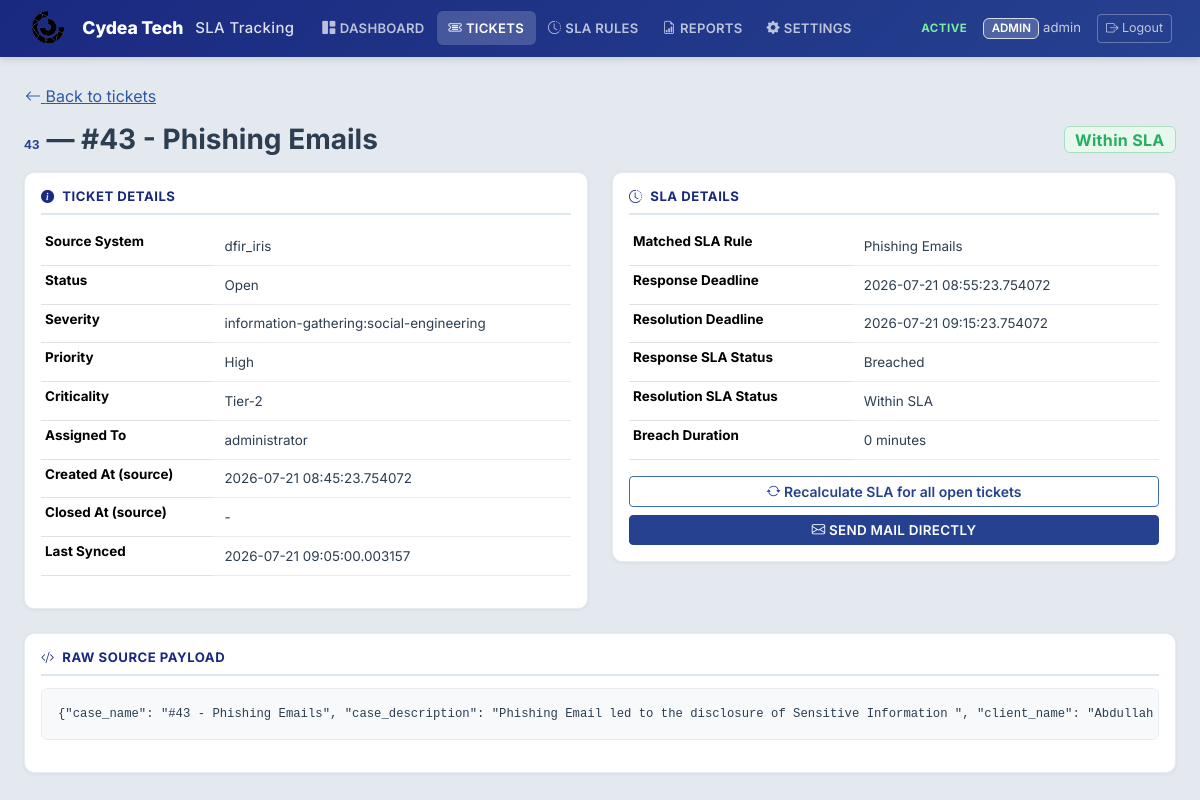
The page /tickets/12 (signed in) on the database its author committed.
### models/user.py (models this page shows, shortened)
class User(UserMixin, db.Model):
    __tablename__ = "users"
    id = db.Column(db.Integer, primary_key=True)
    username = db.Column(db.String(80), unique=True, nullable=False, index=True)
    email = db.Column(db.String(255), unique=True, nullable=True)
    password_hash = db.Column(db.String(255), nullable=False)
    role = db.Column(db.String(20), nullable=False, default=ROLE_VIEWER)
    is_active_user = db.Column(db.Boolean, default=True, nullable=False)
    created_at = db.Column(db.DateTime, default=lambda: datetime.now(timezone.utc))
    reports_generated = db.relationship("Report", backref="generated_by_user", lazy="dynamic")
    def has_permission(self, permission):
        return permission in ROLE_PERMISSIONS.get(self.role, set())
    @property
    def is_active(self):
        return self.is_active_user

### models/ticket.py (models this page shows, shortened)
class Ticket(db.Model):
    __tablename__ = "tickets"
    id = db.Column(db.Integer, primary_key=True)
    client_id = db.Column(
        db.Integer, db.ForeignKey("clients.id"), nullable=True, index=True
    )
    external_id = db.Column(db.String(100), nullable=False, index=True)
    source_system = db.Column(db.String(50), nullable=False, default="dfir_iris", index=True)
    title = db.Column(db.String(500), nullable=True)
    status = db.Column(db.String(100), nullable=True, index=True)
    severity = db.Column(db.String(100), nullable=True, index=True)
    priority = db.Column(db.String(100), nullable=True, index=True)
    criticality = db.Column(db.String(100), nullable=True, index=True)
    assigned_to = db.Column(db.String(200), nullable=True, index=True)
    created_at_source = db.Column(db.DateTime, nullable=True)
    closed_at_source = db.Column(db.DateTime, nullable=True)
    response_deadline = db.Column(db.DateTime, nullable=True)
    resolution_deadline = db.Column(db.DateTime, nullable=True)
    response_sla_status = db.Column(db.String(50), nullable=True)
    resolution_sla_status = db.Column(db.String(50), nullable=True)
    sla_status = db.Column(db.String(50), nullable=True, default=SLA_NO_RULE, index=True)
    breach_duration_minutes = db.Column(db.Integer, nullable=True, default=0)
    sla_rule_id = db.Column(db.Integer, db.ForeignKey("sla_rules.id"), nullable=True)
    paused_at = db.Column(db.DateTime, nullable=True)
    total_paused_minutes = db.Column(db.Integer, nullable=False, default=0)
    near_breach_notified = db.Column(db.Boolean, default=False, nullable=False)
    breach_notified = db.Column(db.Boolean, default=False, nullable=False)
    raw_payload_json = db.Column(db.Text, nullable=True)
    last_synced_at = db.Column(db.DateTime, nullable=True)
    created_at = db.Column(db.DateTime, default=lambda: datetime.now(timezone.utc))
    updated_at = db.Column(
        db.DateTime,
        default=lambda: datetime.now(timezone.utc),
        onupdate=lambda: datetime.now(timezone.utc),
    )
    __table_args__ = (
        db.UniqueConstraint(
            "client_id", "source_system", "external_id",
            name="uq_client_source_external_id",
        ),
    )

### models/sla_rule.py (models this page shows, shortened)
class SLARule(db.Model):
    __tablename__ = "sla_rules"
    id = db.Column(db.Integer, primary_key=True)
    client_id = db.Column(
        db.Integer, db.ForeignKey("clients.id"), nullable=False, index=True
    )
    rule_name = db.Column(db.String(150), nullable=False)
    description = db.Column(db.Text, nullable=True)
    escalation_email = db.Column(db.String(255), nullable=True)
    created_by = db.Column(db.String(100), nullable=True)
    updated_by = db.Column(db.String(100), nullable=True)
    priority = db.Column(db.Integer, nullable=False, default=0)
    conditions = db.relationship(
        "SLARuleCondition",
        backref="sla_rule",
        cascade="all, delete-orphan",
        lazy="joined"
    )
    response_sla_minutes = db.Column(db.Integer, nullable=True)  # optional
    resolution_sla_minutes = db.Column(db.Integer, nullable=False)
    warning_threshold_percent = db.Column(db.Integer, nullable=False, default=80)
    business_hours_only = db.Column(db.Boolean, nullable=False, default=False)
    applies_to_status = db.Column(db.String(300), nullable=True)
    stop_status = db.Column(db.String(300), nullable=True)
    pause_status = db.Column(db.String(300), nullable=True)
    is_active = db.Column(db.Boolean, default=True, nullable=False, index=True)
    created_at = db.Column(db.DateTime, default=lambda: datetime.now(timezone.utc))
    updated_at = db.Column(
        db.DateTime,
        default=lambda: datetime.now(timezone.utc),
        onupdate=lambda: datetime.now(timezone.utc),
    )
    tickets = db.relationship("Ticket", backref="sla_rule", lazy="dynamic")

### routes/ticket_routes.py (the view)
@ticket_bp.route("/tickets/<int:ticket_id>")
@login_required
@permission_required("view_tickets")
def ticket_detail(ticket_id):
    ticket = Ticket.query.get_or_404(ticket_id)
    return render_template("ticket_detail.html", ticket=ticket)

### templates/ticket_detail.html (shortened to what this page needs)
{% extends "base.html" %}
{% block content %}
<a href="{{ url_for('tickets.ticket_list') }}" class="btn btn-link px-0 mb-2"><i class="bi bi-arrow-left"></i> Back to tickets</a>
<div class="d-flex justify-content-between align-items-center mb-3">
    <h3 class="mb-0">
        <code style="color: var(--blue-700);">{{ ticket.external_id }}</code> &mdash; {{ ticket.title }}
    </h3>
    <span class="badge bg-{{ sla_badge_color.get(ticket.sla_status, 'secondary') }} badge-sla fs-6">{{ ticket.sla_status or 'N/A' }}</span>
</div>
<div class="row g-4">
    <div class="col-lg-6">
        <div class="card p-3">
            <h6><i class="bi bi-info-circle-fill me-1"></i> Ticket Details</h6>
            <table class="table table-sm">
                <tr><th>Source System</th><td>{{ ticket.source_system }}</td></tr>
                <tr><th>Status</th><td>{{ ticket.status or '-' }}</td></tr>
                <tr><th>Severity</th><td>{{ severity_display(ticket.severity) }}</td></tr>
                <tr><th>Priority</th><td>{{ ticket.priority or '-' }}</td></tr>
                <tr><th>Criticality</th><td>{{ ticket.criticality or '-' }}</td></tr>
                <tr><th>Assigned To</th><td>{{ ticket.assigned_to or '-' }}</td></tr>
                <tr><th>Created At (source)</th><td>{{ ticket.created_at_source or '-' }}</td></tr>
                <tr><th>Closed At (source)</th><td>{{ ticket.closed_at_source or '-' }}</td></tr>
                <tr><th>Last Synced</th><td>{{ ticket.last_synced_at or '-' }}</td></tr>
            </table>
        </div>
    </div>
    <div class="col-lg-6">
        <div class="card p-3">
            <h6><i class="bi bi-clock-history me-1"></i> SLA Details</h6>
            <table class="table table-sm">
                <tr><th>Matched SLA Rule</th><td>{{ ticket.sla_rule.rule_name if ticket.sla_rule_id and ticket.sla_rule else 'No Matching Rule' }}</td></tr>
                <tr><th>Response Deadline</th><td>{{ ticket.response_deadline or '-' }}</td></tr>
                <tr><th>Resolution Deadline</th><td>{{ ticket.resolution_deadline or '-' }}</td></tr>
                <tr><th>Response SLA Status</th><td>{{ ticket.response_sla_status or '-' }}</td></tr>
                <tr><th>Resolution SLA Status</th><td>{{ ticket.resolution_sla_status or '-' }}</td></tr>
                <tr><th>Breach Duration</th><td>{% if ticket.breach_duration_minutes and ticket.breach_duration_minutes > 0 %}<span class="text-danger fw-bold">{{ ticket.breach_duration_minutes }} minutes</span>{% else %}{{ ticket.breach_duration_minutes or 0 }} minutes{% endif %}</td></tr>
            </table>
            <div class="d-grid gap-2">
                <form method="POST" action="{{ url_for('tickets.trigger_recalculate') }}" class="d-inline">
                    <button class="btn btn-outline-primary btn-sm w-100"><i class="bi bi-arrow-repeat"></i> Recalculate SLA for all open tickets</button>
                </form>
                <form method="POST" action="{{ url_for('tickets.send_mail_directly', ticket_id=ticket.id) }}" class="d-inline">
                    <button class="btn btn-primary btn-sm w-100"><i class="bi bi-envelope"></i> Send Mail Directly</button>
                </form>
            </div>
        </div>
    </div>
</div>
<div class="card p-3 mt-4">
    <h6><i class="bi bi-code-slash me-1"></i> Raw Source Payload</h6>
    <pre class="small p-3 rounded" style="max-height: 300px; overflow:auto;">{{ ticket.raw_payload_json or 'No raw payload stored.' }}</pre>
</div>
{% endblock %}

### templates/base.html (shortened to what this page needs)
<!DOCTYPE html>
<html lang="en">
<head>
    <link href="https://cdn.jsdelivr.net/npm/bootstrap@5.3.3/dist/css/bootstrap.min.css" rel="stylesheet">
    <link href="https://cdn.jsdelivr.net/npm/bootstrap-icons@1.11.3/font/bootstrap-icons.css" rel="stylesheet">
    <link rel="stylesheet" href="https://unpkg.com/leaflet@1.9.4/dist/leaflet.css"/>
    <link href="{{ url_for('static', filename='css/style.css') }}" rel="stylesheet">
</head>
<body>
{% if current_user.is_authenticated %}
<nav class="navbar navbar-expand-lg sticky-top">
    <div class="container-fluid">
        <a class="navbar-brand" href="{{ url_for('dashboard.index') }}">
            <img src="{{ url_for('static', filename='images/image.png') }}" alt="Cydea Tech Logo" style="height: 34px; max-width: 130px; object-fit: contain;" class="me-2">
            <span style="font-weight: 800; letter-spacing: -0.01em;">Cydea Tech</span>
            <span style="font-size: 0.85em; opacity: 0.85; font-weight: 500;" class="ms-1">SLA Tracking</span>
        </a>
        <div class="collapse navbar-collapse" id="navMenu">
            <ul class="navbar-nav me-auto mb-2 mb-lg-0">
                <li class="nav-item">
                    <a class="nav-link {% if request.endpoint == 'dashboard.index' %}active{% endif %}"
                       href="{{ url_for('dashboard.index') }}">
                       <i class="bi bi-grid-1x2-fill me-1"></i>Dashboard</a>
                </li>
                <li class="nav-item">
                    <a class="nav-link {% if request.endpoint and 'tickets.' in request.endpoint %}active{% endif %}"
                       href="{{ url_for('tickets.ticket_list') }}">
                       <i class="bi bi-ticket-detailed me-1"></i>Tickets</a>
                </li>
                {% if current_user.has_permission('manage_sla_rules') %}
                <li class="nav-item">
                    <a class="nav-link {% if request.endpoint and 'sla_rules.' in request.endpoint %}active{% endif %}"
                       href="{{ url_for('sla_rules.rule_list') }}">
                       <i class="bi bi-clock-history me-1"></i>SLA Rules</a>
                </li>
                {% endif %}
                {% if current_user.has_permission('view_reports') %}
                <li class="nav-item">
                    <a class="nav-link {% if request.endpoint and 'reports.' in request.endpoint %}active{% endif %}"
                       href="{{ url_for('reports.report_list') }}">
                       <i class="bi bi-file-earmark-bar-graph me-1"></i>Reports</a>
                </li>
                {% endif %}
                {% if current_user.has_permission('manage_iris_settings') %}
                <li class="nav-item">
                    <a class="nav-link {% if request.endpoint and 'settings.' in request.endpoint %}active{% endif %}"
                       href="{{ url_for('settings.settings_page') }}">
                       <i class="bi bi-gear-fill me-1"></i>Settings</a>
                </li>
                {% endif %}
            </ul>
            <div class="d-flex align-items-center gap-3">
                <span class="status-live"> Active</span>
                <span class="navbar-text">
                    <span class="badge bg-secondary">{{ current_user.role }}</span>
                    {{ current_user.username }}
                </span>
                <a href="{{ url_for('auth.logout') }}" class="btn btn-outline-light btn-sm">
                    <i class="bi bi-box-arrow-right"></i> Logout
                </a>
            </div>
        </div>
    </div>
</nav>
{% endif %}
<div class="container-fluid py-4 px-4">
    {% block content %}{% endblock %}
</div>
</body>
</html>

### static/css/style.css (style rules this page uses)
:root { --blue-900: #0f1a3e; --blue-800: #1a2980; --blue-700: #26418f; --blue-600: #2c5aa0; --blue-500: #3b6eb5; --blue-400: #5a8fd4; --blue-100: #dce6f5; --blue-50: #edf2fa; --bg-page: #e4e9f0; --bg-card: #ffffff; --bg-header: linear-gradient(135deg, #1a2980 0%, #26418f 100%); --text-dark: #2c3e50; --text-medium: #5a6a7e; --text-light: #8899aa; --text-on-blue: #ffffff; --border-color: #d5dde8; --border-light: #e8ecf1; --green: #27ae60; --green-light: #e8f8ef; --red: #e74c3c; --red-light: #fdecea; --amber: #f39c12; --amber-light: #fef9e7; --cyan: #3498db; --shadow-card: 0 1px 4px rgba(0, 0, 0, 0.06), 0 0 1px rgba(0, 0, 0, 0.04); --shadow-hover: 0 4px 12px rgba(0, 0, 0, 0.1); --radius-sm: 6px; --radius-md: 10px; --radius-lg: 14px; --font: 'Inter', -apple-system, 'Segoe UI', Roboto, sans-serif; }
*, *::before, *::after { box-sizing: border-box; }
body { background: var(--bg-page); color: var(--text-dark); font-family: var(--font); font-size: 14px; -webkit-font-smoothing: antialiased; }
h1, h2, h3, h4, h5, h6 { font-weight: 700; color: var(--text-dark); }
.navbar { background: var(--bg-header) !important; border: none; box-shadow: 0 2px 8px rgba(0, 0, 0, 0.15); padding: 0.4rem 1rem; }
.navbar-brand { font-weight: 800; font-size: 1.1rem; color: #ffffff !important; letter-spacing: 0.02em; display: flex; align-items: center; gap: 0.5rem; }
.navbar .nav-link { color: rgba(255, 255, 255, 0.7) !important; font-weight: 600; font-size: 0.82rem; letter-spacing: 0.02em; text-transform: uppercase; padding: 0.45rem 0.75rem !important; border-radius: var(--radius-sm); transition: all 0.15s ease; }
.navbar .nav-link.active { color: #ffffff !important; background: rgba(255, 255, 255, 0.18); }
.navbar-text { color: rgba(255, 255, 255, 0.75) !important; font-size: 0.82rem; }
.navbar .badge.bg-secondary { background: rgba(255, 255, 255, 0.2) !important; color: #ffffff !important; font-weight: 600; font-size: 0.72rem; text-transform: uppercase; }
.navbar .btn-outline-light { color: rgba(255, 255, 255, 0.7); border-color: rgba(255, 255, 255, 0.3); font-size: 0.78rem; }
.navbar .status-live { color: #7bed9f; font-size: 0.72rem; font-weight: 700; text-transform: uppercase; letter-spacing: 0.04em; }
.container-fluid.py-4.px-4 { max-width: 1480px; margin: 0 auto; padding-top: 1.25rem !important; }
.card { background: var(--bg-card); border: 1px solid var(--border-light); border-radius: var(--radius-md); box-shadow: var(--shadow-card); color: var(--text-dark); }
.card h6 { font-weight: 700; font-size: 0.82rem; color: var(--blue-800); text-transform: uppercase; letter-spacing: 0.04em; margin-bottom: 0.75rem; padding-bottom: 0.5rem; border-bottom: 2px solid var(--blue-100); }
.table { font-size: 0.84rem; --bs-table-bg: transparent; --bs-table-hover-bg: var(--blue-50); }
.table tbody td { padding: 0.55rem 0.75rem; vertical-align: middle; border-bottom-color: var(--border-light); color: var(--text-dark); }
.badge-sla { font-size: 0.72rem; font-weight: 700; padding: 0.3em 0.65em; letter-spacing: 0.02em; border-radius: var(--radius-sm); }
.badge.bg-success { background: var(--green-light) !important; color: var(--green) !important; border: 1px solid #a9dfbf; }
.badge.bg-secondary { background: #f0f3f7 !important; color: var(--text-medium) !important; border: 1px solid var(--border-color); }
.btn-primary { background: var(--blue-700); border-color: var(--blue-700); color: #ffffff; font-weight: 600; font-size: 0.84rem; text-transform: uppercase; letter-spacing: 0.02em; }
.btn-outline-primary { border-color: var(--blue-500); color: var(--blue-700); font-weight: 600; }
.btn-link { color: var(--blue-600); }
pre { background: #f8f9fb !important; border: 1px solid var(--border-light); border-radius: var(--radius-sm); font-size: 0.8rem; color: var(--text-dark); }
code { color: var(--blue-700); font-size: 0.82rem; }
a { color: var(--blue-600); }

### rows shown on the page
User: role "ADMIN", username "admin"
Ticket: external_id "43", title "#43 - Phishing Emails", sla_status "Within SLA", source_system "dfir_iris", status "Open", severity "information-gathering:social-engineering", priority "High", criticality "Tier-2", assigned_to "administrator", created_at_source "2026-07-21 08:45:23.754072", closed_at_source "-", last_synced_at "2026-07-21 09:05:00.003157", response_deadline "2026-07-21 08:55:23.754072", resolution_deadline "2026-07-21 09:15:23.754072", response_sla_status "Breached", resolution_sla_status "Within SLA", breach_duration_minutes "0", raw_payload_json "{\"case_name\": \"#43 - Phishing Emails\", \"case_description\": \"Phishing Email led to the disclosure of Sensitive Information \", \"client_name\": \"Abdullah…"
SLARule: sla_rule "Phishing Emails"
